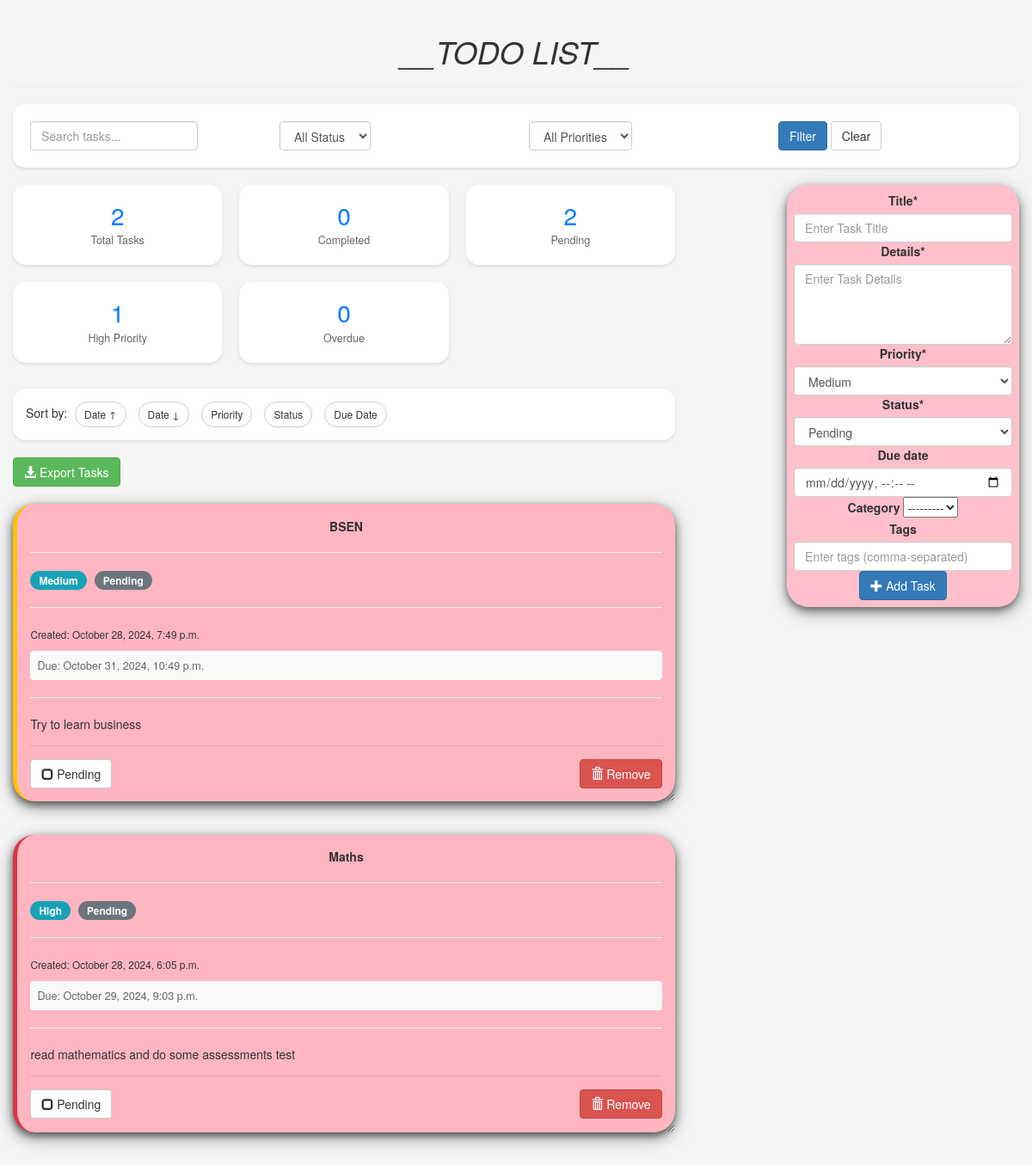
The page / on the database its author committed.
### todo/models.py (models this page shows, shortened)
class Todo(models.Model):
    PRIORITY_CHOICES = [
        ('HIGH','High'),
        ('MEDIUM','Medium'),
        ('LOW','Low')
    ]
    STATUS_CHOICES = [
        ('PENDING','Pending'),
        ('IN_PROGRESS','In Progress'),
        ('COMPLETED','Completed')
    ]
    title = models.CharField(max_length=200)
    details = RichTextField()
    date = models.DateTimeField(default=timezone.now)
    priority = models.CharField(max_length=10,choices=PRIORITY_CHOICES,default='MEDIUM')
    status = models.CharField(max_length=20,choices=STATUS_CHOICES,default='PENDING')
    due_date = models.DateTimeField(null=True,blank=True)
    category = models.ForeignKey(Category,on_delete=models.SET_NULL,null=True,blank=True)
    tags = models.CharField(max_length=200,blank=True)
    class Meta:
        ordering = ['-date']

### todo/views.py (the view)
# urls.py: path('',views.index,name='todo'),
def index(request):
    sort_by = request.GET.get('sort','-date')
    valid_sort_fields = {
        'date':'date',
        '-date':'-date',
        'priority':'priority',
        'status':'status',
        'due_date':'due_date',
        'title':'title'
    }
    sort_fields = valid_sort_fields.get(sort_by,'-date')
    item_list = Todo.objects.all()
    search_query = request.GET.get('search','')
    status_filter = request.GET.get('status','')
    priority_filter = request.GET.get('priority','')
    if search_query:
        item_list = item_list.filter(
            Q(title__icontains=search_query) |
            Q(details__icontains=search_query)
        )
    if status_filter:
        item_list = item_list.filter(status=status_filter)
    if priority_filter:
        item_list = item_list.filter(priority=priority_filter)
    item_list = Todo.objects.order_by(sort_fields)
    if request.method == "POST":
        form = TodoForm(request.POST)
        if form.is_valid():
            form.save()
            messages.success(request,'Task added successfully!')
            return redirect('todo')
    else:
        form = TodoForm()
    context = {
        'forms': form,
        'list':item_list,
        'title': "TODO LIST",
        'status_filter':status_filter,
        'search_filter':search_query,
        'priority_filter':priority_filter,
        'total_tasks':Todo.objects.count(),
        'completed_tasks':Todo.objects.filter(status='COMPLETED').count(),
        'pending_tasks':Todo.objects.filter(status='PENDING').count(),
        'high_priority':Todo.objects.filter(priority='HIGH').count(),
        'due_today':Todo.objects.filter(
            due_date__date=timezone.now().date()
        ).count(),
        'overdue':Todo.objects.filter(
            due_date__lt=timezone.now(),
            status__in=['PENDING','IN_PROGRESS']
        ).count(),
        'category_stats':Todo.objects.values('category__name').annotate(count=Count('id'))
    }
    context['now'] = timezone.now()
    context['overdue_tasks'] = item_list.filter(
        due_date__lt=timezone.now(),
        status__in=['PENDING', 'IN_PROGRESS']
    ).count()
    return render(request, 'todo/index.html',context)

### todo/forms.py
class TodoForm(forms.ModelForm):
    class Meta:
        model = Todo
        fields = ['title','details','priority','status','due_date','category','tags']
        widgets = {
        'title': forms.TextInput(attrs={
            'class': 'form-control',
            'placeholder': 'Enter Task Title',
        }),
        'details':forms.Textarea(attrs={
            'class': 'form-control',
            'placeholder':'Enter Task Details',
            'rows':4,
        }),
        'priority':forms.Select(attrs={
            'class':'form-control',
        }),
        'status':forms.Select(attrs={
            'class':'form-control',
        }),
        'due_date':forms.DateInput(attrs={
            'class':'form-control',
            'type':'datetime-local',
        }),
        'tags':forms.TextInput(attrs={
            'class':'form-control',
            'placeholder':'Enter tags (comma-separated)'
        })
    }

### todo/templates/todo/index.html (shortened to what this page needs)
{% load crispy_forms_tags %}
<!DOCTYPE html>
<html lang="en" dir="ltr">
<head>
    <link rel="stylesheet" href="https://maxcdn.bootstrapcdn.com/bootstrap/3.3.7/css/bootstrap.min.css">
</head>
<body class="container-fluid">
    <div class="row">
        <div class="col-md-12">
            <center>
                <h1><i>__TODO LIST__</i></h1>
                <hr>
            </center>
        </div>
    </div>
    <div class="row">
        <div class="col-md-12">
            <form method="get" class="form-inline">
                <div class="row w-100">
                    <div class="col-md-3">
                        <div class="form-group">
                            <input type="text" name="search" class="form-control w-100"
                                placeholder="Search tasks..." value="{{ search_query }}">
                        </div>
                    </div>
                    <div class="col-md-3">
                        <div class="form-group">
                            <select name="status" class="form-control w-100">
                                <option value="">All Status</option>
                            </select>
                        </div>
                    </div>
                    <div class="col-md-3">
                        <div class="form-group">
                            <select name="priority" class="form-control w-100">
                                <option value="">All Priorities</option>
                            </select>
                        </div>
                    </div>
                    <div class="col-md-3">
                        <button type="submit" class="btn btn-primary">Filter</button>
                        <a href="{% url 'todo' %}" class="btn btn-default">Clear</a>
                    </div>
                </div>
            </form>
        </div>
    </div>
    <div class="row">
        <div class="col-md-8">
            <div class="dashboard">
                <div class="stat-card">
                    <h3>{{ total_tasks }}</h3>
                    <p>Total Tasks</p>
                </div>
                <div class="stat-card">
                    <h3>{{ completed_tasks }}</h3>
                    <p>Completed</p>
                </div>
                <div class="stat-card">
                    <h3>{{ pending_tasks }}</h3>
                    <p>Pending</p>
                </div>
                <div class="stat-card">
                    <h3>{{ high_priority }}</h3>
                    <p>High Priority</p>
                </div>
                <div class="stat-card">
                    <h3>{{ overdue }}</h3>
                    <p>Overdue</p>
                </div>
            </div>
            <div class="sort-controls">
                <span>Sort by:</span>
                <a href="?sort=date" class="btn btn-sm btn-default {% if sort_by == 'date' %}active{% endif %}">Date ↑</a>
                <a href="?sort=-date" class="btn btn-sm btn-default {% if sort_by == '-date' %}active{% endif %}">Date ↓</a>
                <a href="?sort=priority" class="btn btn-sm btn-default {% if sort_by == 'priority' %}active{% endif %}">Priority</a>
                <a href="?sort=status" class="btn btn-sm btn-default {% if sort_by == 'status' %}active{% endif %}">Status</a>
                <a href="?sort=due_date" class="btn btn-sm btn-default {% if sort_by == 'due_date' %}active{% endif %}">Due Date</a>
            </div>
            <div class="export-btn">
                <a href="{% url 'export_tasks' %}" class="btn btn-success">
                    <span class="glyphicon glyphicon-download-alt"></span> Export Tasks
                </a>
            </div>
            {% for i in list %}
                <div class="card priority-{{ i.priority|lower }} {% if i.status == 'COMPLETED' %}completed-task{% endif %}">
                    <div class="card-body">
                        <center><b>{{ i.title }}</b></center>
                        <hr>
                        <div class="task-meta">
                            <span class="badge badge-info">{{ i.get_priority_display }}</span>
                            <span class="badge badge-secondary">{{ i.get_status_display }}</span>
                        </div>
                        <hr>
                        <small>Created: {{ i.date|date:"F j, Y, g:i a" }}</small>
                        {% if i.due_date %}
                            <div class="due-date {% if i.due_date < now %}overdue{% endif %}">
                                Due: {{ i.due_date|date:"F j, Y, g:i a" }}
                            </div>
                        {% endif %}
                        <hr>
                        <div class="task-details">
                            {{ i.details|safe }}
                        </div>
                        <div class="card-actions">
                            <form action="{% url 'done' i.id %}" method="post" style="display: inline;">
                                <button type="submit" class="btn btn-{% if i.status == 'COMPLETED' %}success{% else %}default{% endif %}">
                                    <span class="glyphicon glyphicon-{% if i.status == 'COMPLETED' %}check{% else %}unchecked{% endif %}"></span>
                                    {{ i.get_status_display }}
                                </button>
                            </form>
                            <form action="{% url 'del' i.id %}" method="post" style="display: inline;">
                                <button type="submit" class="btn btn-danger" onclick="return confirm('Are you sure you want to delete this task?')">
                                    <span class="glyphicon glyphicon-trash"></span> Remove
                                </button>
                            </form>
                        </div>
                    </div>
                </div>
            {% endfor %}
        </div>
        <div class="col-md-1"></div>
        <div class="col-md-3">
            <div class="submit_form">
                <form method="post">
                    {{ forms|crispy }}
                    <center>
                        <button type="submit" class="btn btn-primary mt-3">
                            <span class="glyphicon glyphicon-plus"></span> Add Task
                        </button>
                    </center>
                </form>
            </div>
        </div>
    </div>
</body>
</html>

### todo/templates/todo/index.html (style rules this page uses)
body { background-color: #f5f5f5; padding-top: 20px; }
.card { box-shadow: 0 4px 8px 0 rgba(0,0,0,0.5), 0 6px 20px 0 rgba(0,0,0,0.39); background: lightpink; margin-bottom: 5%; border-radius: 25px; padding: 2%; overflow: auto; resize: both; text-overflow: ellipsis; transition: all 0.3s ease; }
.submit_form { text-align: center; padding: 3%; background: pink; border-radius: 25px; box-shadow: 0 4px 8px 0 rgba(0,0,0,0.4), 0 6px 20px 0 rgba(0,0,0,0.36); }
.priority-high { border-left: 5px solid #dc3545; }
.priority-medium { border-left: 5px solid #ffc107; }
.badge { padding: 5px 10px; border-radius: 15px; margin-right: 5px; font-size: 12px; }
.badge-info { background-color: #17a2b8; color: white; }
.badge-secondary { background-color: #6c757d; color: white; }
.form-inline { background: white; padding: 20px; border-radius: 15px; box-shadow: 0 2px 4px rgba(0,0,0,0.1); margin-bottom: 20px; }
.form-group { margin-right: 10px; margin-bottom: 10px; }
.due-date { font-size: 0.9em; color: #666; margin-top: 10px; padding: 8px; border-radius: 4px; background-color: #f8f9fa; }
.dashboard { display: grid; grid-template-columns: repeat(auto-fit, minmax(180px, 1fr)); gap: 20px; margin-bottom: 30px; }
.stat-card { background: white; padding: 20px; border-radius: 15px; box-shadow: 0 2px 4px rgba(0,0,0,0.1); text-align: center; transition: transform 0.3s ease; }
.stat-card h3 { margin: 0; font-size: 2em; color: #007bff; }
.stat-card p { margin: 5px 0 0; color: #666; font-size: 0.9em; }
.sort-controls { margin: 20px 0; padding: 15px; background: white; border-radius: 15px; box-shadow: 0 2px 4px rgba(0,0,0,0.1); }
.sort-controls .btn { margin: 0 5px; border-radius: 20px; }
.card-actions { display: flex; justify-content: space-between; align-items: center; margin-top: 15px; padding-top: 15px; border-top: 1px solid rgba(0,0,0,0.1); }
.export-btn { margin-bottom: 20px; }

### rows shown on the page
Todo: title "BSEN", priority "Medium", status "Pending", date "October 28, 2024, 7:49 p.m.", due_date "October 31, 2024, 10:49 p.m.", details "Try to learn business"
Todo: title "Maths", priority "High", status "Pending", date "October 28, 2024, 6:05 p.m.", due_date "October 29, 2024, 9:03 p.m.", details "read mathematics and do some assessments test"

### other values the page prints
{{ total_tasks }} "2"
{{ completed_tasks }} "0"
{{ pending_tasks }} "2"
{{ high_priority }} "1"
{{ overdue }} "0"
